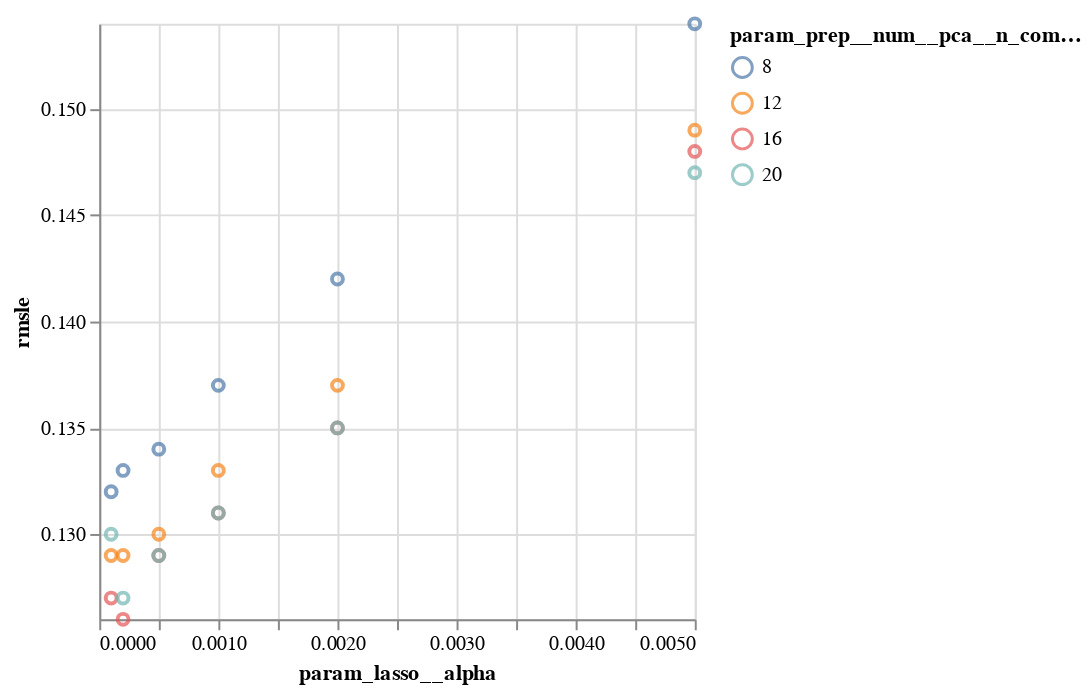

Source (notebook cell):
### Code cell
cv_results = pd.DataFrame(search_pca_lasso.cv_results_)
cv_results["rmsle"] = np.sqrt(-cv_results.mean_test_score)
# sns.scatterplot(
#     data=cv_results,
#     x="param_lasso__alpha",
#     y="rmsle",
#     hue="param_prep__num__pca__n_components",
# );

alt.Chart(cv_results.round(3)).mark_point().encode(
    x=alt.X('param_lasso__alpha:Q').scale(zero=False),
    y=alt.Y('rmsle:Q').scale(zero=False),
    color='param_prep__num__pca__n_components:N',
    tooltip=['param_lasso__alpha', 'rmsle', 'param_prep__num__pca__n_components']
)

### Figure 1 — Vega specification as saved in the notebook (floating-point values rounded to 4 significant figures)
{"$schema": "https://vega.github.io/schema/vega/v5.json", "data": [{"name": "source_0", "values": [{"param_lasso__alpha": 0.0001, "param_prep__num__pca__n_components": 8, "rmsle": 0.132}, {"param_lasso__alpha": 0.0001, "param_prep__num__pca__n_components": 12, "rmsle": 0.129}, {"param_lasso__alpha": 0.0001, "param_prep__num__pca__n_components": 16, "rmsle": 0.127}, {"param_lasso__alpha": 0.0001, "param_prep__num__pca__n_components": 20, "rmsle": 0.13}, {"param_lasso__alpha": 0.0002, "param_prep__num__pca__n_components": 8, "rmsle": 0.133}, {"param_lasso__alpha": 0.0002, "param_prep__num__pca__n_components": 12, "rmsle": 0.129}, {"param_lasso__alpha": 0.0002, "param_prep__num__pca__n_components": 16, "rmsle": 0.126}, {"param_lasso__alpha": 0.0002, "param_prep__num__pca__n_components": 20, "rmsle": 0.127}, {"param_lasso__alpha": 0.0005, "param_prep__num__pca__n_components": 8, "rmsle": 0.134}, {"param_lasso__alpha": 0.0005, "param_prep__num__pca__n_components": 12, "rmsle": 0.13}, {"param_lasso__alpha": 0.0005, "param_prep__num__pca__n_components": 16, "rmsle": 0.129}, {"param_lasso__alpha": 0.0005, "param_prep__num__pca__n_components": 20, "rmsle": 0.129}, {"param_lasso__alpha": 0.001, "param_prep__num__pca__n_components": 8, "rmsle": 0.137}, {"param_lasso__alpha": 0.001, "param_prep__num__pca__n_components": 12, "rmsle": 0.133}, {"param_lasso__alpha": 0.001, "param_prep__num__pca__n_components": 16, "rmsle": 0.131}, {"param_lasso__alpha": 0.001, "param_prep__num__pca__n_components": 20, "rmsle": 0.131}, {"param_lasso__alpha": 0.002, "param_prep__num__pca__n_components": 8, "rmsle": 0.142}, {"param_lasso__alpha": 0.002, "param_prep__num__pca__n_components": 12, "rmsle": 0.137}, {"param_lasso__alpha": 0.002, "param_prep__num__pca__n_components": 16, "rmsle": 0.135}, {"param_lasso__alpha": 0.002, "param_prep__num__pca__n_components": 20, "rmsle": 0.135}, {"param_lasso__alpha": 0.005, "param_prep__num__pca__n_components": 8, "rmsle": 0.154}, {"param_lasso__alpha": 0.005, "param_prep__num__pca__n_components": 12, "rmsle": 0.149}, {"param_lasso__alpha": 0.005, "param_prep__num__pca__n_components": 16, "rmsle": 0.148}, {"param_lasso__alpha": 0.005, "param_prep__num__pca__n_components": 20, "rmsle": 0.147}]}, {"name": "source_0_x_domain_param_lasso__alpha", "values": [{"min": 0.0001, "max": 0.005}]}, {"name": "source_0_y_domain_rmsle", "values": [{"min": 0.126, "max": 0.154}]}, {"name": "source_0_color_domain_param_prep__num__pca__n_components", "values": [{"param_prep__num__pca__n_components": 8}, {"param_prep__num__pca__n_components": 12}, {"param_prep__num__pca__n_components": 16}, {"param_prep__num__pca__n_components": 20}]}], "marks": [{"type": "symbol", "name": "marks", "from": {"data": "source_0"}, "encode": {"update": {"description": {"signal": "\"param_lasso__alpha: \" + (format(datum[\"param_lasso__alpha\"], \"\")) + \"; rmsle: \" + (format(datum[\"rmsle\"], \"\")) + \"; param_prep__num__pca__n_components: \" + (isValid(datum[\"param_prep__num__pca__n_components\"]) ? datum[\"param_prep__num__pca__n_components\"] : \"\"+datum[\"param_prep__num__pca__n_components\"])"}, "y": {"field": "rmsle", "scale": "y"}, "fill": {"value": "transparent"}, "tooltip": {"signal": "{\"param_lasso__alpha\": format(datum[\"param_lasso__alpha\"], \"\"), \"rmsle\": format(datum[\"rmsle\"], \"\"), \"param_prep__num__pca__n_components\": format(datum[\"param_prep__num__pca__n_components\"], \"\")}"}, "ariaRoleDescription": {"value": "point"}, "opacity": {"value": 0.7}, "stroke": {"field": "param_prep__num__pca__n_components", "scale": "color"}, "x": {"field": "param_lasso__alpha", "scale": "x"}}}, "style": ["point"]}], "scales": [{"name": "x", "type": "linear", "domain": [{"signal": "(data(\"source_0_x_domain_param_lasso__alpha\")[0] || {}).min"}, {"signal": "(data(\"source_0_x_domain_param_lasso__alpha\")[0] || {}).max"}], "range": [0, {"signal": "width"}], "nice": true, "zero": false}, {"name": "y", "type": "linear", "domain": [{"signal": "(data(\"source_0_y_domain_rmsle\")[0] || {}).min"}, {"signal": "(data(\"source_0_y_domain_rmsle\")[0] || {}).max"}], "range": [{"signal": "height"}, 0], "zero": false, "nice": true}, {"name": "color", "type": "ordinal", "domain": {"data": "source_0_color_domain_param_prep__num__pca__n_components", "field": "param_prep__num__pca__n_components", "sort": true}, "range": "category"}], "axes": [{"scale": "x", "minExtent": 0, "gridScale": "y", "zindex": 0, "grid": true, "orient": "bottom", "domain": false, "ticks": false, "tickCount": {"signal": "ceil(width/40)"}, "labels": false, "aria": false, "maxExtent": 0}, {"scale": "y", "gridScale": "x", "maxExtent": 0, "aria": false, "ticks": false, "grid": true, "orient": "left", "zindex": 0, "minExtent": 0, "tickCount": {"signal": "ceil(height/40)"}, "labels": false, "domain": false}, {"scale": "x", "zindex": 0, "title": "param_lasso__alpha", "orient": "bottom", "labelFlush": true, "labelOverlap": true, "grid": false, "tickCount": {"signal": "ceil(width/40)"}}, {"scale": "y", "zindex": 0, "title": "rmsle", "tickCount": {"signal": "ceil(height/40)"}, "orient": "left", "labelOverlap": true, "grid": false}], "style": "cell", "background": "white", "width": 300, "padding": 5, "height": 300, "legends": [{"stroke": "color", "symbolType": "circle", "title": "param_prep__num__pca__n_components", "encode": {"symbols": {"update": {"fill": {"value": "transparent"}, "opacity": {"value": 0.7}}}}}]}
